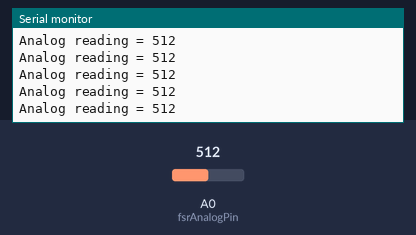
A sketch run on a simulated Arduino Uno, built with avr-gcc and run on an emulated ATmega328P. Parts: the last lines printed to the serial monitor. Inputs (shaded band) come from the test bench; at power-on: A0 (fsrAnalogPin) = 512.

Above: at 7.6 s.
7.7 s: A0 (fsrAnalogPin) set to 986
At 8.8 s:
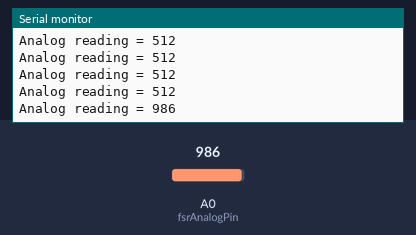
11.5 s: A0 (fsrAnalogPin) set to 1015
At 12.0 s:
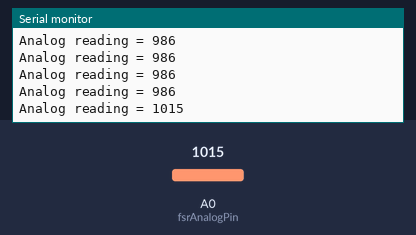
Timing chart, 0 to 14.0 s (numbered marks = the images above; inputs shaded):
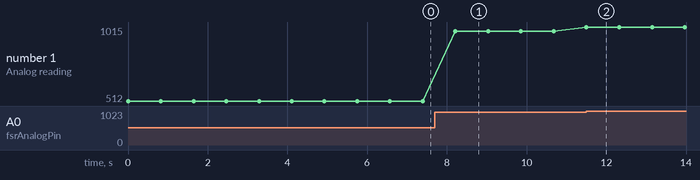

Measured:
- after the input at 7.7 s, the serial monitor: prints a new line after 0.52 s (image 1)
- after the input at 11.5 s, the serial monitor: prints a new line at once (image 2)
- plotted number 1: 512 → 986 after the input at 7.7 s, 986 → 1015 after the input at 11.5 s

The sketch:

foot.ino
```cpp
#include <SoftwareSerial.h>

SoftwareSerial hc06(2,3);
int fsrAnalogPin = 0;
int fsrReading;

void setup() {
  // put your setup code here, to run once:
 Serial.begin(9600);
  hc06.begin(9600);
}

void loop() {

  // put your main code here, to run repeatedly:
fsrReading = analogRead(fsrAnalogPin);
 Serial.print("Analog reading = ");
  Serial.println(fsrReading);
   hc06.print("Analog reading = ");
      hc06.print(fsrReading);
  delay(800);

  if (hc06.available()){


    Serial.write(hc06.read());
  }


}
```
